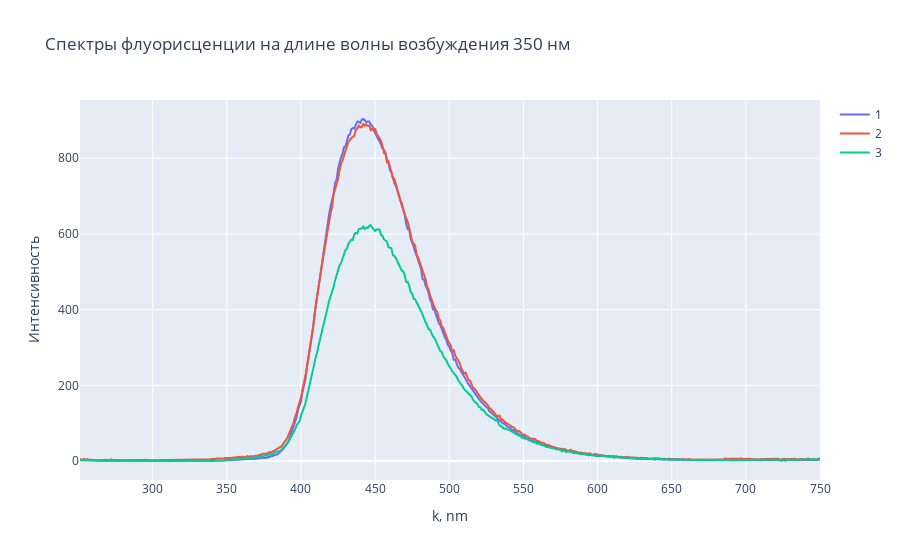

The cell this chart's notebook holds for it:
### Code cell
plotly_multi_scatter([(l_wavelenth, x.loc[x.index[0]].values),
                      (l_wavelenth, x.loc[x.index[1]].values),
                      (l_wavelenth, x.loc[x.index[3]].values)], 
                     main_title="Спектры флуоресценции на длине волны возбуждения 350 нм", x_title="k, nm", y_title="Интенсивность")

### Figure 1 — Plotly figure (JSON) as saved in the notebook; plotly's stock layout.template omitted (floating-point values rounded to 4 significant figures; data arrays with more than 128 entries replaced by an {"elided": "..."} marker saying what was removed)
{"data": [{"name": "1", "type": "scatter", "x": {"elided": "500 int values"}, "y": {"elided": "500 float values"}}, {"name": "2", "type": "scatter", "x": {"elided": "500 int values"}, "y": {"elided": "500 float values"}}, {"name": "3", "type": "scatter", "x": {"elided": "500 int values"}, "y": {"elided": "500 float values"}}], "layout": {"title": {"text": "Спектры флуорисценции на длине волны возбуждения 350 нм"}, "xaxis": {"title": {"text": "k, nm"}}, "yaxis": {"title": {"text": "Интенсивность"}}}}
